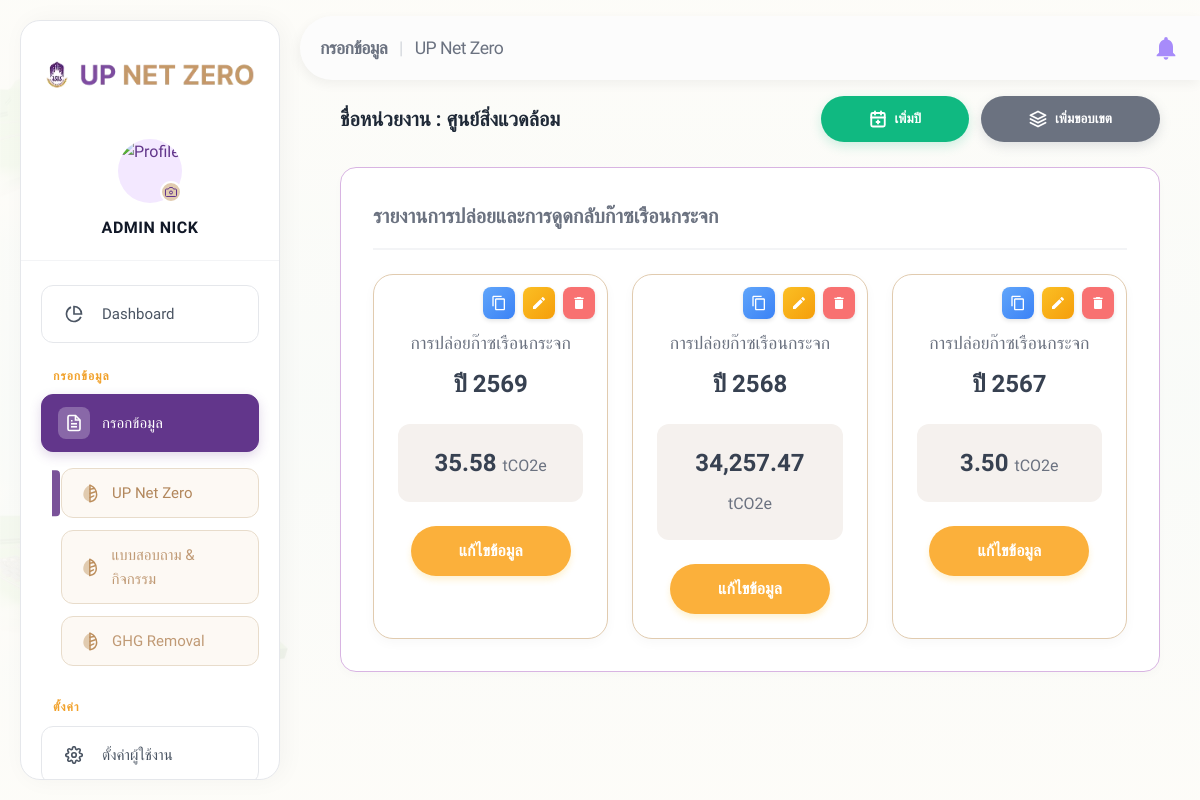
The page /admin/items.php (signed in) on the database its author committed.
### tables this page shows
CREATE TABLE `admin_year` (
  `id` int(11) NOT NULL AUTO_INCREMENT,
  `year` int(11) NOT NULL,
  `created_at` timestamp NULL DEFAULT current_timestamp(),
  PRIMARY KEY (`id`),
  UNIQUE KEY `uniq_year` (`year`)
);

### config/db.php (called while the page is built, shortened)
<?php
if (!function_exists('asset_v')) {
    function asset_v(string $rel): string
    {
        static $cache = [];
        if (!array_key_exists($rel, $cache)) {
            $abs = dirname(__DIR__) . '/' . ltrim($rel, '/');
            $m = @filemtime($abs);
            $cache[$rel] = $m ? ('?v=' . $m) : '';
        }
        return $cache[$rel];
    }
}

### admin/items.php (the view, shortened to what this page needs)
<?php
require_once __DIR__ . '/../config/db.php';
$pdo = getDB();
$root = '../';
$role = $_SESSION['role'];
$fetch_years_sql = '
    SELECT y.id, y.year, COALESCE(SUM(ui.Vol * ai.AD)/1000, 0) AS total_emission
    FROM admin_year y
    LEFT JOIN user_item ui ON ui.year_id = y.id
    LEFT JOIN admin_item ai ON ai.id = ui.admin_item_id
    GROUP BY y.id, y.year
    ORDER BY y.year DESC
';
$years = $pdo->query($fetch_years_sql)->fetchAll();
?>
<!DOCTYPE html>
<html lang="th">
<head>
    <link rel="stylesheet" href="<?= $root ?>assets/css/admin.css<?= asset_v('assets/css/admin.css') ?>">
    <link rel="stylesheet" href="<?= $root ?>assets/css/sidebar.css<?= asset_v('assets/css/sidebar.css') ?>">
</head>
<body>
    <?php include_once __DIR__ . '/includes/sidebar.php'; ?>
    <main class="main-content" style="background-color: transparent;">
        <?php include_once __DIR__ . '/includes/header.php'; ?>
        <div class="page-content" style="padding-top: 1rem;">
            <div style="display: flex; justify-content: space-between; align-items: center; margin-bottom: 25px;">
                <div style="color: var(--text-primary); font-weight: 800; font-size: 1.25rem;">
                    ชื่อหน่วยงาน : <?= htmlspecialchars($affiliation_name ?? 'ADMIN(คณะ)') ?>
                </div>
                <?php if ($role === 'admin'): ?>
                    <div style="display: flex; gap: 12px;">
                        <button onclick="openModal('modal-add-year')" class="btn-primary"
                            style="background: #10B981; box-shadow: 0 4px 12px rgba(16, 185, 129, 0.2); display: flex; align-items: center; gap: 8px; border: none;">
                            เพิ่มปี
                        </button>
                        <button onclick="openModal('modal-add-scope')" class="btn-primary"
                            style="background: #6B7280; box-shadow: 0 4px 12px rgba(107, 114, 128, 0.2); display: flex; align-items: center; gap: 8px; border: none;">
                            <svg width="18" height="18" viewBox="0 0 24 24" fill="none" stroke="currentColor"
                                stroke-width="2.5" stroke-linecap="round" stroke-linejoin="round">
                                <path d="M12 2L2 7l10 5 10-5-10-5zM2 17l10 5 10-5M2 12l10 5 10-5"></path>
                            </svg>
                            เพิ่มขอบเขต
                        </button>
                    </div>
                <?php endif; ?>
            </div>
            <div
                style="background: #FFFFFF; border: 1px solid #D8B4E2; border-radius: 16px; padding: 32px; box-shadow: 0 4px 10px rgba(0,0,0,0.02);">
                <h3
                    style="color: #6B7280; font-size: 1.25rem; font-weight: 600; margin-bottom: 24px; border-bottom: 2px solid #F3F4F6; padding-bottom: 16px;">
                    รายงานการปล่อยและการดูดกลับก๊าซเรือนกระจก
                </h3>
                <div style="display: grid; grid-template-columns: repeat(3, 1fr); gap: 24px;">
                    <?php foreach ($years as $y): ?>
                        <div
                            style="border: 1px solid #E1CBAF; border-radius: 20px; padding: 24px; text-align: center; background: #FFFFFF; box-shadow: 0 4px 12px rgba(0,0,0,0.03); position: relative;">
                            <div style="position: absolute; top: 12px; right: 12px; display: flex; gap: 8px;">
                                <button onclick="openCopyYearModal(<?= $y['id'] ?>, '<?= $y['year'] ?>')"
                                    style="background: linear-gradient(135deg, #60A5FA 0%, #3B82F6 100%); color: white; border: none; width: 32px; height: 32px; border-radius: 8px; cursor: pointer; display: flex; align-items: center; justify-content: center; box-shadow: 0 2px 4px rgba(0,0,0,0.1); transition: all 0.2s;"
                                    title="คัดลอกข้อมูลจากปีอื่น"
                                    onmouseover="this.style.transform='translateY(-2px)'; this.style.boxShadow='0 6px 14px rgba(59,130,246,0.4)'"
                                    onmouseout="this.style.transform='none'; this.style.boxShadow='0 2px 4px rgba(0,0,0,0.1)'">
                                    <svg viewBox="0 0 24 24" width="16" height="16" fill="currentColor">
                                        <path
                                            d="M16 1H4c-1.1 0-2 .9-2 2v14h2V3h12V1zm3 4H8c-1.1 0-2 .9-2 2v14c0 1.1.9 2 2 2h11c1.1 0 2-.9 2-2V7c0-1.1-.9-2-2-2zm0 16H8V7h11v14z" />
                                    </svg>
                                </button>
                                <button onclick="openEditYearModal(<?= $y['id'] ?>, '<?= $y['year'] ?>')"
                                    style="background: linear-gradient(135deg, #FBBF24 0%, #F59E0B 100%); color: white; border: none; width: 32px; height: 32px; border-radius: 8px; cursor: pointer; display: flex; align-items: center; justify-content: center; box-shadow: 0 2px 4px rgba(0,0,0,0.1); transition: all 0.2s;"
                                    onmouseover="this.style.transform='translateY(-2px)'; this.style.boxShadow='0 6px 14px rgba(245,158,11,0.4)'"
                                    onmouseout="this.style.transform='none'; this.style.boxShadow='0 2px 4px rgba(0,0,0,0.1)'">
                                    <svg viewBox="0 0 24 24" width="16" height="16" fill="currentColor">
                                        <path
                                            d="M3 17.25V21h3.75L17.81 9.94l-3.75-3.75L3 17.25zM20.71 7.04c.39-.39.39-1.02 0-1.41l-2.34-2.34c-.39-.39-1.02-.39-1.41 0l-1.83 1.83 3.75 3.75 1.83-1.83z" />
                                    </svg>
                                </button>
                                <form method="POST" style="margin:0;" id="deleteYearForm_<?= $y['id'] ?>">
                                    <button type="button"
                                        onclick="openConfirmDelete(document.getElementById('deleteYearForm_<?= $y['id'] ?>'), 'ยืนยันการลบปีงบประมาณ <?= $y['year'] ?>? \nรายการและข้อมูลทั้งหมดในปีนี้จะถูกลบถาวร!')"
                                        style="background: #F87171; color: white; border: none; width: 32px; height: 32px; border-radius: 8px; cursor: pointer; display: flex; align-items: center; justify-content: center; box-shadow: 0 2px 4px rgba(0,0,0,0.1); transition: all 0.2s;"
                                        onmouseover="this.style.transform='translateY(-2px)'; this.style.boxShadow='0 6px 14px rgba(248,113,113,0.45)'"
                                        onmouseout="this.style.transform='none'; this.style.boxShadow='0 2px 4px rgba(0,0,0,0.1)'">
                                        <svg viewBox="0 0 24 24" width="16" height="16" fill="currentColor">
                                            <path
                                                d="M6 19c0 1.1.9 2 2 2h8c1.1 0 2-.9 2-2V7H6v12zM19 4h-3.5l-1-1h-5l-1 1H5v2h14V4z" />
                                        </svg>
                                    </button>
                                </form>
                            </div>
                            <div
                                style="color: #6B7280; font-size: 1.1rem; font-weight: 500; margin-bottom: 8px; margin-top: 30px;">
                                การปล่อยก๊าซเรือนกระจก</div>
                            <div style="color: #374151; font-size: 1.5rem; font-weight: 700; margin-bottom: 20px;">
                                ปี <?= htmlspecialchars($y['year']) ?>
                            </div>
                            <div
                                style="background: #F5F1EE; border-radius: 12px; padding: 20px; color: #374151; font-weight: 700; font-size: 1.5rem; margin-bottom: 24px;">
                                <?= number_format($y['total_emission'] ?? 0, 2) ?>
                                <span style="font-size: 1rem; font-weight: 500; color: #6B7280;">tCO2e</span>
                            </div>
                            <a href="data_entry.php?year=<?= $y['id'] ?>"
                                style="display: inline-block; background: #FBB03B; color: #FFFFFF; text-decoration: none; font-weight: 700; padding: 12px 48px; border-radius: 9999px; font-size: 1rem; box-shadow: 0 4px 6px rgba(251, 191, 36, 0.2); transition: all 0.2s;"
                                onmouseover="this.style.background='#F59E0B'; this.style.transform='translateY(-2px)'"
                                onmouseout="this.style.background='#FBB03B'; this.style.transform='none'">
                                แก้ไขข้อมูล
                            </a>
                        </div>
                    <?php endforeach; ?>
                </div>
            </div>
        </div>
    </main>
</body>
</html>

### assets/css/admin.css (style rules this page uses)
:root { --clr-primary: #62368B; --clr-secondary: #502A75; --clr-accent: #FBB03B; --clr-success: #10B981; --clr-danger: #EF4444; --clr-warning: #F59E0B; --scope1: #F97316; --scope2: #EAB308; --scope3: #3B82F6; --sidebar-w: 260px; --header-h: 64px; --bg-base: #FDFCF8; --bg-surface: #FFFFFF; --bg-card: #FFFFFF; --bg-hover: #F9FAFB; --border: #E8DDCE; --text-primary: #1F2937; --text-secondary: #4B5563; --text-muted: #9CA3AF; --glass-bg: rgba(255, 255, 255, 0.82); --glass-blur: 16px; --transition: 0.3s cubic-bezier(0.4, 0, 0.2, 1); --radius-card: 24px; --radius-btn: 12px; }
*, *::before, *::after { box-sizing: border-box; margin: 0; padding: 0; }
body, input, button, select, textarea { font-family: 'Kanit', sans-serif; }
body { background: linear-gradient(rgba(253, 252, 248, 0.95), rgba(253, 252, 248, 0.95)), url('../images/island_bg_opt.webp') no-repeat center center fixed; background-size: cover; color: var(--text-primary); min-height: 100vh; display: flex; line-height: 1.6; -webkit-font-smoothing: antialiased; }
.main-content { flex: 1; margin-left: 0; min-width: 0; display: flex; flex-direction: column; }
.page-content { padding: 3rem 2.5rem; max-width: 1440px; width: 100%; margin: 0 auto; }
.btn-primary { background: var(--clr-primary); color: white; padding: 14px 48px; border-radius: 999px; font-weight: 700; border: none; cursor: pointer; transition: all 0.3s; box-shadow: 0 8px 20px rgba(98, 54, 139, 0.25); }

### assets/css/sidebar.css (style rules this page uses)
.main-content { margin-left: 390px !important; width: calc(100% - 390px) !important; transition: none !important; }
@media (min-width: 993px) and (max-width: 1200px) { .main-content { margin-left: 300px !important; width: calc(100% - 300px) !important; } }

### rows shown on the page
admin_year: year "2569", total_emission "35.58"
admin_year: year "2568", total_emission "34,257.47"
admin_year: year "2567", total_emission "3.50"

### other values the page prints
$admin_name "ADMIN NICK"
$page_title "กรอกข้อมูล"
$page_title2 "UP Net Zero"
$affiliation_name "ศูนย์สิ่งแวดล้อม"
